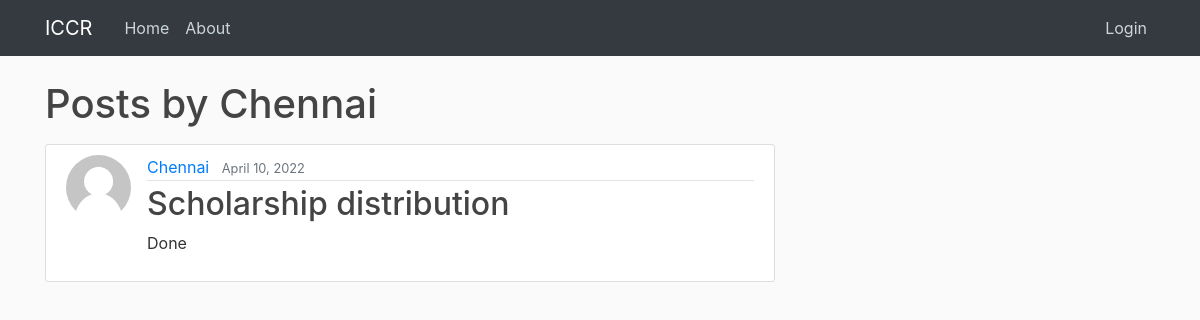
Page /user/Chennai on the committed database.
### central/models.py (models this page shows, shortened)
class Post(models.Model):
    title = models.CharField(max_length=100)
    content = models.TextField()
    date_posted = models.DateTimeField(default=timezone.now)
    author = models.ForeignKey(User, on_delete=models.CASCADE)

### users/models.py (models this page shows, shortened)
class Profile(models.Model):
    user = models.OneToOneField(User, on_delete=models.CASCADE)
    image = models.ImageField(default="default.jpg", upload_to="profile_pics")

### central/views.py (the view)
# urls.py: path("user/<str:username>", UserPostListView.as_view(), name="user-posts"),
class UserPostListView(ListView):
    model = Post
    template_name = "central/user_posts.html"  # <app>/<model>_<viewtype>.html
    context_object_name = "posts"
    def get_queryset(self):
        user = get_object_or_404(User, username=self.kwargs.get("username"))
        return Post.objects.filter(author=user).order_by("-date_posted")

### central/templates/central/user_posts.html
{% extends "central/base.html" %} {% block content %}
<h1 class="mb-3">Posts by {{ view.kwargs.username }}</h1>
{% for post in posts %}
<article class="media content-section">
  <img
    class="rounded-circle article-img"
    src="{{ post.author.profile.image.url }}"
  />
  <div class="media-body">
    <div class="article-metadata">
      <a class="mr-2" href="{% url 'user-posts' post.author.username %}"
        >{{ post.author }}</a
      >
      <small class="text-muted">{{ post.date_posted|date:"F d, Y" }}</small>
    </div>
    <h2>
      <a class="article-title" href="{% url 'post-detail' post.id %}"
        >{{ post.title }}</a
      >
    </h2>
    <p class="article-content">{{ post.content }}</p>
  </div>
</article>
{% endfor %} {% endblock %}

### central/static/central/main.css (style rules this page uses)
body { background: #fafafa; color: #333333; margin-top: 5rem; }
h1, h2, h3, h4, h5, h6 { color: #444444; }
.content-section { background: #ffffff; padding: 10px 20px; border: 1px solid #dddddd; border-radius: 3px; margin-bottom: 20px; }
.article-title { color: #444444; }
.article-content { white-space: pre-line; }
.article-img { height: 65px; width: 65px; margin-right: 16px; }
.article-metadata { padding-bottom: 1px; margin-bottom: 4px; border-bottom: 1px solid #e3e3e3; }

### rows in the picture
Post: author.profile.image (placeholder picture), author "Chennai", date_posted "April 10, 2022", title "Scholarship distribution", content "Done"

### other values in the picture
{{ view.kwargs.username }} "Chennai"
